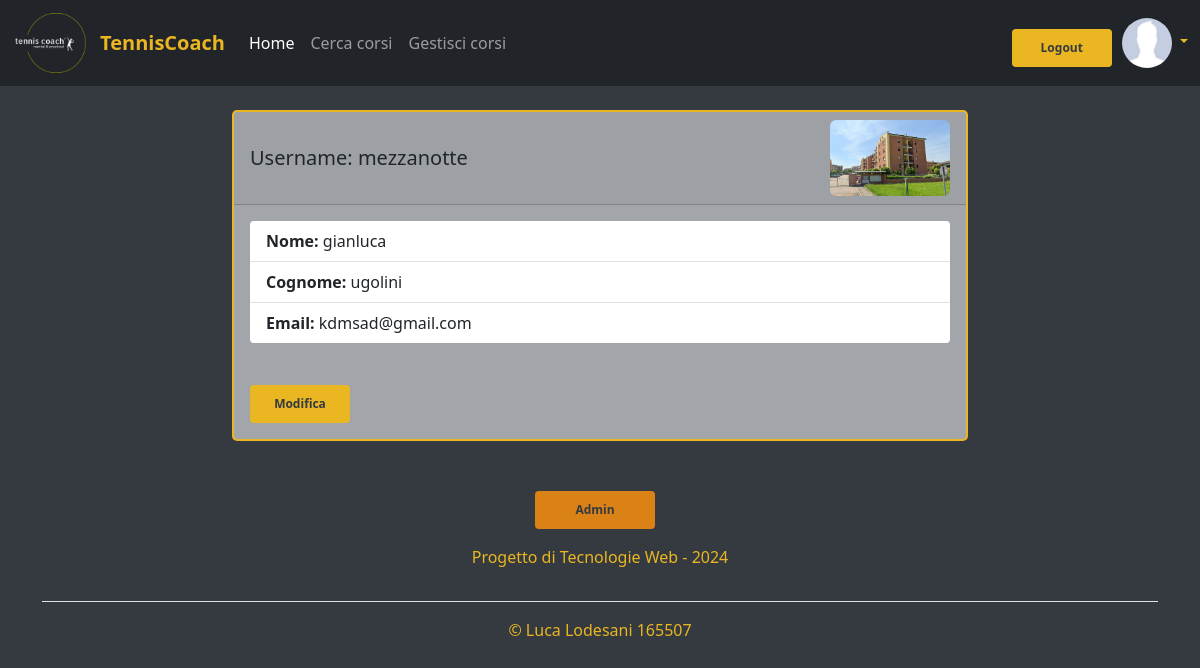
Page /profile/8/ (signed in) on the committed database.
### users/models.py (models this page shows, shortened)
class Profile(models.Model):
    user = models.OneToOneField(User, on_delete=models.CASCADE)
    name = models.CharField(max_length=20, null=True)
    surname = models.CharField(max_length=20, null=True)
    email = models.EmailField(null = True)
    picture = models.ImageField(
        upload_to='static/users_pics',
        default='/static/images/unknown_user.jpg',
        blank=True
    )
    purchases = models.ManyToManyField(to = "essential.Course", through="essential.Purchase", blank=True, related_name="profile_purchases")
    class Meta:
        verbose_name_plural = "Utenti"

### users/views.py (the view)
# urls.py: path("<pk>/", ProfileDetailView.as_view(), name="profile"),
class ProfileDetailView(LoginRequiredMixin, DetailView):
    model = Profile
    template_name = "profile.html"

### users/templates/profile.html (shortened to what this page needs)
{% extends 'base.html' %}
{% load static %}
{% load crispy_forms_tags %}
{% block content %}
<br>
<div class="container">
    <div class="row justify-content-center">
        <div class="col-md-8">
            <div class="card">
                <div class="card-header d-flex justify-content-between align-items-center">
                    <h5 class="mb-0">Username: {{ user.username }}</h5>
                    <img src="/media{{ object.picture.url }}" alt="Immagine del corso" class="img-fluid rounded" style="max-width: 120px;">
                </div>
                <div class="card-body">
                    <ul class="list-group list-group-flush body-lesson">
                        <li class="list-group-item"><strong>Nome:</strong> {% if object.name %}{{ object.name }}{% endif %}</li>
                        <li class="list-group-item"><strong>Cognome:</strong> {% if object.surname %}{{ object.surname }}{% endif %}</li>
                        <li class="list-group-item"><strong>Email:</strong> {% if object.email %}{{ object.email }}{% endif %}</li>
                    </ul>
                </div>
                <div class="card-body">
                    <a class="btn btn-sm btn-outline-secondary" href="{% url 'users:modifica_profilo' %}">
                        Modifica
                    </a>
                </div>
            </div>
        </div>
    </div>
</div>
{% endblock %}

### templates/base.html (shortened to what this page needs)
<!DOCTYPE html>
<html lang="en">
<head>
  <link href="https://cdn.jsdelivr.net/npm/bootstrap@5.3.3/dist/css/bootstrap.min.css" rel="stylesheet">
  <link rel="stylesheet" href="https://cdnjs.cloudflare.com/ajax/libs/toastr.js/latest/toastr.min.css">
  {% load static%}
  <link rel="stylesheet" type="text/css"  href= "{% static 'css/style.css' %}">
  {% load crispy_forms_tags %}
</head>
<body class="body">
  <nav class="navbar navbar-expand-lg bg-dark navbar-dark">
  {% block navbar %}
    <div class="container-fluid">
    <a class="navbar-brand d-flex align-items-center" href="{% url 'essential:home' %}">
      <img src="{% static '/images/logo.png' %}" alt="Logo" width="80" height="60" class="me-2">
      TennisCoach
    </a>
    <div class="collapse navbar-collapse" >
      <ul class="navbar-nav me-auto mb-2 mb-lg-0">
        <li class="nav-item">
          <a class="nav-link active" aria-current="page" href="{% url 'essential:home' %}">Home</a>
        </li>
        <li class="nav-item">
          <a class="nav-link" href="{% url 'essential:listacorsi' %}">Cerca corsi</a>
        </li>
        {% if "Coach" in user.groups.all.0.name %}
          <li class="nav-item">
          <a class="nav-link" href="">Gestisci corsi</a>
        </li>
        {% endif %}
      </ul>
      {% if user.is_authenticated %}
        <form id="logout-form" method="post" action="{% url 'logout' %}" >
          <button type="submit" class="btn">Logout</button>
        </form>
        <div class="dropdown text-end">
          <a href="#" class="d-block link-dark text-decoration-none dropdown-toggle" id="dropdownUser1" data-bs-toggle="dropdown" aria-expanded="false">
            <img src="/media{{ user.profile.picture.url }}" width="50" height="50" class="rounded-circle">
          </a>
        </div>
      {% else %}
      <form class="d-flex" role="search">
        <a class="btn" href="{% url 'register' %}"><span>Sign Up</span></a>
        <a class="btn" href="{% url 'login' %}"><span>Log In</span></a>
         </form>
      {% endif %}
    </div>
  </div>
  {% endblock %}
</nav>
{% block content %}
{% endblock  %}
   <div class="container">
    <footer class="py-3 my-4">
      <div class="row justify-content-center mb-3">
        <div class="col-auto">
          <a class="btn btn-admin" href="/admin/"><span>Admin</span></a>
        </div>
      </div>
      <ul class="nav justify-content-center border-bottom pb-3 mb-3">
        <p class="text-center custom-footer">Progetto di Tecnologie Web - 2024</p>
      </ul>
      <p class="text-center custom-footer">© Luca Lodesani 165507</p>
    </footer>
  </div>
  </body>
  </html>

### media/static/css/style.css (style rules this page uses)
.btn { display: inline-block; border-radius: 4px; background-color: #eab621; border: none; color: #343a40; text-align: center; font-size: 12px; padding: 10px; width: 100px; transition: all 0.5s; cursor: pointer; margin-right: 10px; margin-top: 10px; padding-bottom: 10px; font-weight: bold; }
.btn span { cursor: pointer; display: inline-block; position: relative; transition: 0.5s; }
.btn span:after { content: '\00bb'; position: absolute; opacity: 0; top: 0; right: -10px; transition: 0.5s; }
.btn-admin { background-color: #e08414f8; width: 120px; }
.navbar-dark .navbar-brand { color: #eab621; font-weight: bold; }
.body { background-color: #343a40; }
.card { background-color: #a2a6aa; border: 2px solid #eab621; border-radius: 5px; }
.body-lesson { border-radius: 4px; }
.custom-footer { color: #eab621; }
.dropdown-toggle::after { border-top-color: #eab621; }

### rows in the picture
Profile: picture (picture), name "gianluca", surname "ugolini", email "kdmsad@gmail.com"

### other values in the picture
{{ user.username }} "mezzanotte"
